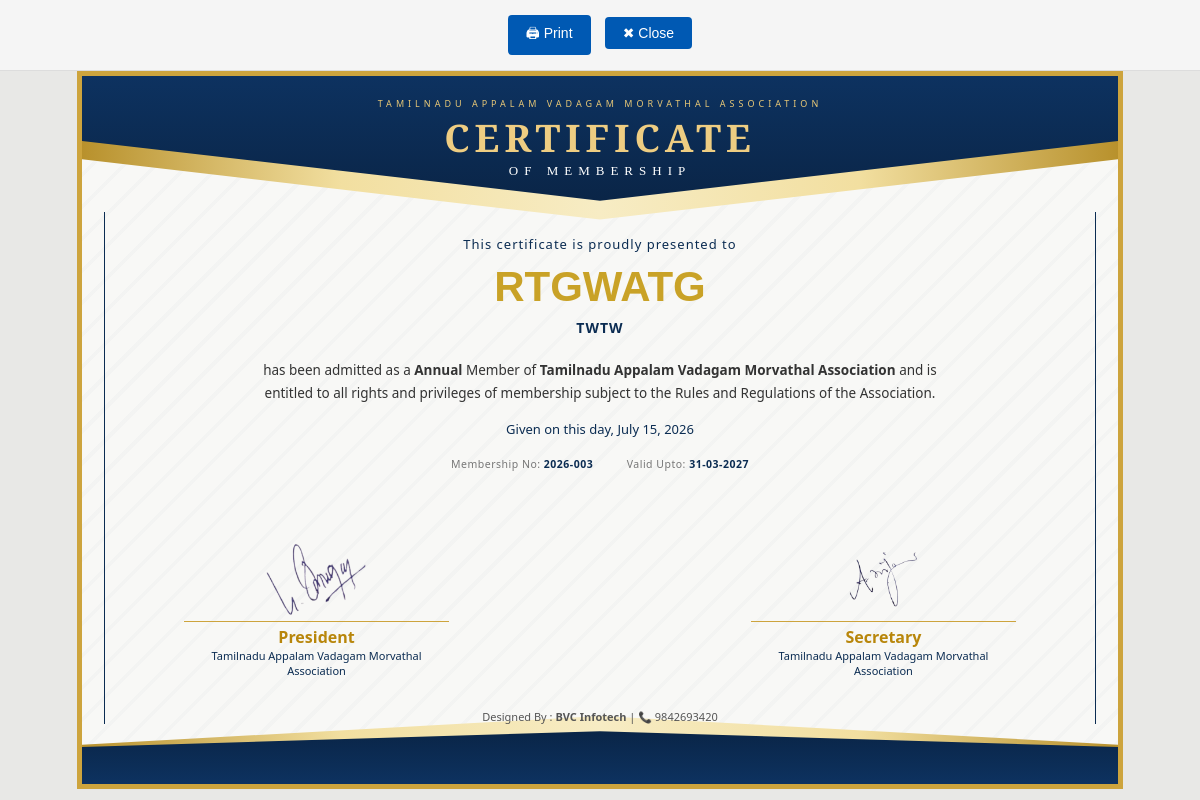
Page /members/certificate/15/ on the committed database.
### membership/models.py (models this page shows, shortened)
class Member(models.Model):
    STATUS_CHOICES = (
        ("ACTIVE", "Active"),
        ("INACTIVE", "Inactive"),
        ("SUSPENDED", "Suspended"),
    )
    member_no = models.PositiveIntegerField(unique=True)
    membership_no = models.CharField(max_length=50, unique=True)
    joining_date = models.DateField()
    membership_valid_upto = models.DateField()
    organisation = models.ForeignKey(
        Organisation,
        on_delete=models.CASCADE,
    )
    assessment_year = models.ForeignKey(
    AssessmentYear,
    on_delete=models.CASCADE,
    null=True,
    blank=True,
)
    membership_type = models.ForeignKey(
    MembershipType,
    on_delete=models.PROTECT
)
    status = models.CharField(
        max_length=20,
        choices=STATUS_CHOICES,
        default="ACTIVE"
    )
    owner_name = models.CharField(max_length=200)
    company_name = models.CharField(max_length=200)
    brand_name = models.CharField(max_length=200, blank=True)
    photo = models.ImageField(upload_to="members/photos/", blank=True)
    company_logo = models.ImageField(upload_to="members/logo/", blank=True)
    mobile = models.CharField(max_length=15)
    whatsapp = models.CharField(max_length=15, blank=True)
    email = models.EmailField(blank=True)
    website = models.URLField(blank=True)
    address = models.TextField()
    district = models.CharField(max_length=100)
    state = models.CharField(max_length=100)
    pincode = models.CharField(max_length=10)
    latitude = models.DecimalField(
        max_digits=10,
        decimal_places=7,
        null=True,
        blank=True
    )
    longitude = models.DecimalField(
        max_digits=10,
        decimal_places=7,
        null=True,
        blank=True
    )
    qr_code = models.ImageField(
        upload_to="members/qrcode/",
        blank=True,
        null=True,
    )
    gst_no = models.CharField(max_length=30, blank=True)
    fssai_no = models.CharField(max_length=30, blank=True)
    udyam_no = models.CharField(max_length=30, blank=True)
    factory_license_no = models.CharField(max_length=30, blank=True)
    do_license_no = models.CharField(max_length=30, blank=True)
    trade_license_no = models.CharField(max_length=30, blank=True)
    fire_noc_no = models.CharField(max_length=30, blank=True)
    pollution_no = models.CharField(max_length=30, blank=True)
    remarks = models.TextField(blank=True)
    created_at = models.DateTimeField(auto_now_add=True)
    updated_at = models.DateTimeField(auto_now=True)

class Organisation(models.Model):
    organisation_name = models.CharField(max_length=200)
    short_name = models.CharField(max_length=50)
    address = models.TextField(blank=True)
    district = models.CharField(max_length=100, blank=True)
    state = models.CharField(max_length=100, blank=True)
    country = models.CharField(max_length=100, default="India")
    mobile = models.CharField(max_length=15, blank=True)
    email = models.EmailField(blank=True)
    website = models.URLField(blank=True)
    pan_no = models.CharField(
        max_length=20,
        blank=True,
        null=True,
    )
    gst_no = models.CharField(
    max_length=20,
    blank=True,
    null=True,
)
    registration_no = models.CharField(
        max_length=100,
        blank=True,
        null=True,
    )
    logo = models.ImageField(
        upload_to="organisation/logo/",
        blank=True,
        null=True,
    )
    president_signature = models.ImageField(
        upload_to="signatures/",
        blank=True,
        null=True
    )
    secretary_signature = models.ImageField(
        upload_to="signatures/",
        blank=True,
        null=True
    )
    is_active = models.BooleanField(default=True)
    created_at = models.DateTimeField(auto_now_add=True)

class MembershipType(models.Model):
    TYPE_CHOICES = (
        ("ANNUAL", "Annual"),
        ("LIFETIME", "Lifetime"),
    )
    name = models.CharField(max_length=100)
    type = models.CharField(
        max_length=20,
        choices=TYPE_CHOICES,
        default="ANNUAL",
    )
    fee = models.DecimalField(
        max_digits=10,
        decimal_places=2,
        default=0,
    )
    description = models.TextField(blank=True)
    is_active = models.BooleanField(default=True)

### membership/views.py (the view)
def member_certificate(request, pk):
    member = get_object_or_404(Member, pk=pk)
    return render(
        request,
        "membership/member/certificate.html",
        {
            "member": member,
        },
    )

### membership/templates/membership/member/certificate.html (shortened to what this page needs)
<div class="toolbar no-print">
    <button onclick="window.print()">🖨 Print</button>
    <button onclick="window.close()">✖ Close</button>
</div>
<!DOCTYPE html>
<html>
<head>
</head>
<body>
<div class="certificate">
    <div class="ribbon-gold-top"></div>
    <div class="header-navy">
        <div class="cert-eyebrow">{{ member.organisation.organisation_name }}</div>
        <div class="cert-title">CERTIFICATE</div>
        <div class="cert-subtitle">OF MEMBERSHIP</div>
    </div>
    <div class="content">
        <div class="awarded-to">This certificate is proudly presented to</div>
        <div class="script-name">{{ member.company_name }}</div>
        <div class="owner-name">{{ member.owner_name }}</div>
        <div class="paragraph">
            has been admitted as a <b>{{ member.membership_type.name }}</b> Member of
            <b>{{ member.organisation.organisation_name }}</b> and is entitled to all rights
            and privileges of membership subject to the Rules and Regulations of the Association.
        </div>
        <div class="given-line">
            Given on this day, {{ member.joining_date|date:"F d, Y" }}
        </div>
        <div class="info-strip">
            <span>Membership No: <b>{{ member.membership_no }}</b></span>
            <span>Valid Upto: <b>{{ member.membership_valid_upto|date:"d-m-Y" }}</b></span>
        </div>
    </div>
    <div class="sign">
    <div class="signature-area">
    <div class="sign">
        <div class="sign-signature">
            {% if member.organisation.president_signature %}
                <img src="{{ member.organisation.president_signature.url }}">
            {% endif %}
        </div>
        <div class="sign-line"></div>
        <div class="sign-role">
            President
        </div>
        <div class="sign-org">
            {{ member.organisation.organisation_name }}
        </div>
    </div>
    <div class="sign">
        <div class="sign-signature">
            {% if member.organisation.secretary_signature %}
                <img src="{{ member.organisation.secretary_signature.url }}">
            {% endif %}
        </div>
        <div class="sign-line"></div>
        <div class="sign-role">
            Secretary
        </div>
        <div class="sign-org">
            {{ member.organisation.organisation_name }}
        </div>
    </div>
</div>
    <div class="footer-navy"></div>
    <div class="ribbon-gold-bottom"></div>
<div class="designer">
    Designed By : <b>BVC Infotech</b> | 📞 9842693420
</div>
</div>
</body>
</html>

### membership/templates/membership/member/certificate.html (style rules this page uses)
* { box-sizing:border-box; }
body { margin:0; padding:0; font-family:"Segoe UI", Arial, sans-serif; background:#e8e8e6; }
.certificate { width:277mm; height:190mm; margin:auto; background: repeating-linear-gradient( 135deg, rgba(11,44,82,0.02) 0mm, rgba(11,44,82,0.02) 1mm, transparent 1mm, transparent 6mm ), #f8f8f6; position:relative; overflow:hidden; border:5px solid #cda43d; }
.certificate::before { content:""; position:absolute; top:36mm; left:6mm; bottom:16mm; width:1px; background:#0b2c52; z-index:3; }
.certificate::after { content:""; position:absolute; top:36mm; right:6mm; bottom:16mm; width:1px; background:#0b2c52; z-index:3; }
.ribbon-gold-top { position:absolute; top:0; left:0; right:0; height:38mm; background:linear-gradient(90deg,#b8912c 0%,#f2dfa0 25%,#f7ecc4 50%,#f2dfa0 75%,#b8912c 100%); clip-path:polygon(0 0, 100% 0, 100% 58%, 50% 100%, 0 58%); z-index:1; }
.header-navy { position:absolute; top:0; left:0; right:0; height:33mm; background:linear-gradient(180deg,#0d3260,#0a2547); clip-path:polygon(0 0, 100% 0, 100% 52%, 50% 100%, 0 52%); z-index:2; display:flex; flex-direction:column; align-items:center; justify-content:center; color:#fff; text-align:center; }
.cert-eyebrow { font-size:9px; letter-spacing:4px; color:#e8c877; text-transform:uppercase; margin-bottom:2mm; }
.cert-title { font-family:"Playfair Display", serif; font-size:38px; font-weight:800; color:#eecd82; letter-spacing:5px; line-height:1; }
.cert-subtitle { font-size:13px; letter-spacing:6px; text-transform:uppercase; color:#fff; margin-top:2mm; font-family:"Playfair Display", serif; }
.ribbon-gold-bottom { position:absolute; bottom:0; left:0; right:0; height:18mm; background:linear-gradient(90deg,#b8912c 0%,#f2dfa0 25%,#f7ecc4 50%,#f2dfa0 75%,#b8912c 100%); clip-path:polygon(0 100%, 100% 100%, 100% 42%, 50% 0, 0 42%); z-index:1; }
.footer-navy { position:absolute; bottom:0; left:0; right:0; height:14mm; background:linear-gradient(0deg,#0d3260,#0a2547); clip-path:polygon(0 100%, 100% 100%, 100% 30%, 50% 0, 0 30%); z-index:2; }
.content { position:relative; z-index:4; text-align:center; padding-top:42mm; }
.awarded-to { font-size:13px; letter-spacing:1px; color:#0b2c52; }
.script-name { font-family: Arial, Helvetica, sans-serif; font-size:42px; font-weight:bold; color:#c9a227; margin-top:3mm; line-height:1.1; text-transform:uppercase; }
.owner-name { font-size:14px; font-weight:600; color:#0b2c52; letter-spacing:1px; margin-top:2mm; text-transform:uppercase; }
.paragraph { width:190mm; margin:6mm auto 0; font-size:13.5px; line-height:1.7; color:#333; }
.given-line { margin-top:4mm; font-size:13px; color:#0b2c52; }
.info-strip { margin:5mm auto 0; font-size:10.5px; color:#777; letter-spacing:0.5px; }
.info-strip b { color:#0b2c52; }
.info-strip span { margin:0 4mm; }
.toolbar { text-align:center; padding:15px; background:#f5f5f5; border-bottom:1px solid #ddd; }
.toolbar button { padding:8px 18px; margin:0 5px; border:none; background:#0059b3; color:#fff; border-radius:4px; cursor:pointer; font-size:14px; }
.signature-area { position:absolute; bottom:28mm; left:0; width:100%; display:flex; justify-content:center; gap:80mm; z-index:10; }
.sign { width:70mm; text-align:center; }
.sign-signature { height:35px; display:flex; justify-content:center; align-items:flex-end; margin-bottom:4px; }
.sign-signature img { max-width:120px; max-height:75px; object-fit:contain; }
.sign-line { border-top:1.5px solid #cda43d; margin-bottom:4px; }
.sign-role { font-weight:bold; color:#b8860b; }
.sign-org { font-size:11px; color:#0b2c52; }
.designer { position:absolute; bottom:16mm; left:0; right:0; text-align:center; font-size:11px; color:#555; z-index:5; }

### rows in the picture
Member: organisation.organisation_name "TAMILNADU APPALAM VADAGAM MORVATHAL ASSOCIATION", company_name "RTGWATG", owner_name "TWTW", membership_type.name "Annual", organisation.organisation_name "Tamilnadu Appalam Vadagam Morvathal Association", joining_date "July 15, 2026", membership_no "2026-003", membership_valid_upto "31-03-2027", organisation.president_signature (picture), organisation.secretary_signature (picture)
